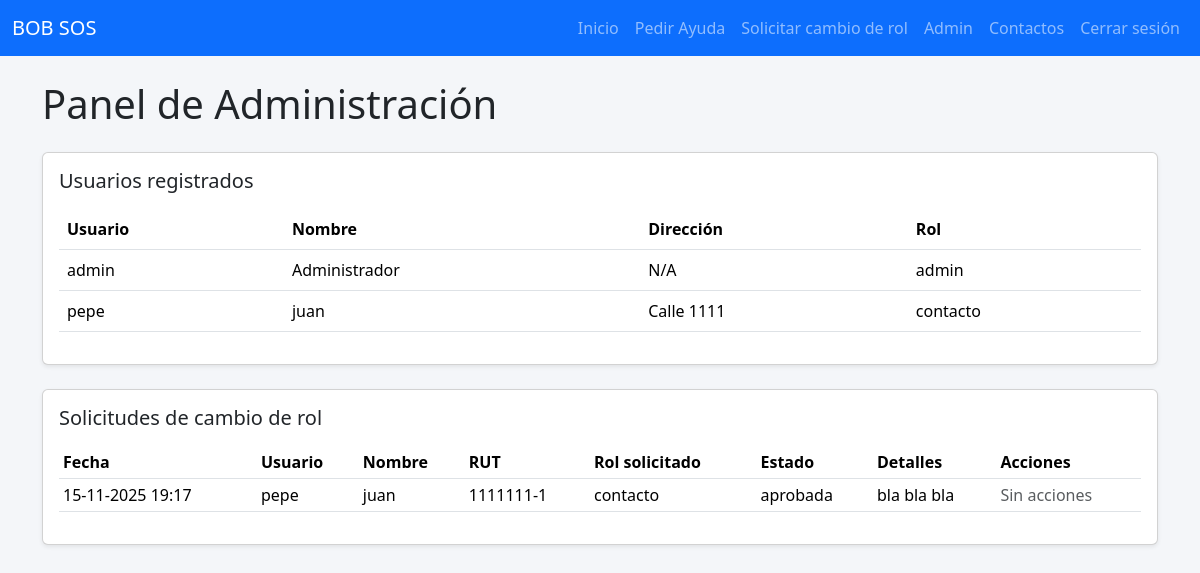
The page /admin (signed in) on the database its author committed.
### tpi2_prototype/app.py (models this page shows, shortened)
class User(UserMixin, db.Model):
    id = db.Column(db.Integer, primary_key=True)
    username = db.Column(db.String(80), unique=True, nullable=False)
    password_hash = db.Column(db.String(128), nullable=False)
    nombre = db.Column(db.String(120), nullable=False)
    direccion = db.Column(db.String(200), nullable=False)
    role = db.Column(db.String(20), nullable=False, default="user")

class RoleRequest(db.Model):
    id = db.Column(db.Integer, primary_key=True)
    user_id = db.Column(db.Integer, db.ForeignKey("user.id"), nullable=False)
    username = db.Column(db.String(80), nullable=False)
    nombre_completo = db.Column(db.String(120), nullable=False)
    rut = db.Column(db.String(20), nullable=False)
    detalles = db.Column(db.Text, nullable=True)
    rol_solicitado = db.Column(db.String(20), nullable=False, default="contacto")
    estado = db.Column(db.String(20), nullable=False, default="pendiente")
    created_at = db.Column(db.DateTime, default=datetime.utcnow)
    user = db.relationship("User", backref="solicitudes_rol")

### tpi2_prototype/app.py (the view)
@app.route("/admin")
@admin_required
def admin_panel():
    usuarios = User.query.all()
    solicitudes = RoleRequest.query.order_by(RoleRequest.created_at.desc()).all()
    return render_template(
        "admin.html",
        usuarios=usuarios,
        solicitudes=solicitudes,
        title="Admin Panel",
    )

### tpi2_prototype/app.py (called while the page is built)
def admin_required(f):
    @wraps(f)
    def decorated_function(*args, **kwargs):
        if not current_user.is_authenticated:
            return redirect(url_for("login"))
        if current_user.role != "admin":
            return abort(403)  # Prohibido
        return f(*args, **kwargs)
    return decorated_function

@login_manager.user_loader
def load_user(user_id):
    return User.query.get(int(user_id))

### tpi2_prototype/templates/admin.html
{% extends "base.html" %}
{% block content %}
<h1 class="mb-4">Panel de Administración</h1>
<div class="card mb-4 shadow-sm">
  <div class="card-body">
    <h5 class="card-title mb-3">Usuarios registrados</h5>
    <table class="table table-hover align-middle">
      <thead>
        <tr>
          <th>Usuario</th>
          <th>Nombre</th>
          <th>Dirección</th>
          <th>Rol</th>
        </tr>
      </thead>
      <tbody>
        {% for u in usuarios %}
        <tr>
          <td>{{ u.username }}</td>
          <td>{{ u.nombre }}</td>
          <td>{{ u.direccion }}</td>
          <td>{{ u.role }}</td>
        </tr>
        {% endfor %}
      </tbody>
    </table>
  </div>
</div>
<div class="card shadow-sm">
  <div class="card-body">
    <h5 class="card-title mb-3">Solicitudes de cambio de rol</h5>
    {% if solicitudes %}
      <table class="table table-sm align-middle">
        <thead>
          <tr>
            <th>Fecha</th>
            <th>Usuario</th>
            <th>Nombre</th>
            <th>RUT</th>
            <th>Rol solicitado</th>
            <th>Estado</th>
            <th>Detalles</th>
            <th>Acciones</th>
          </tr>
        </thead>
        <tbody>
          {% for s in solicitudes %}
          <tr>
            <td>{{ s.created_at.strftime("%d-%m-%Y %H:%M") }}</td>
            <td>{{ s.username }}</td>
            <td>{{ s.nombre_completo }}</td>
            <td>{{ s.rut }}</td>
            <td>{{ s.rol_solicitado }}</td>
            <td>{{ s.estado }}</td>
            <td style="max-width: 250px; white-space: pre-wrap;">{{ s.detalles }}</td>
            <td>
              {% if s.estado == "pendiente" %}
                <form action="/admin/solicitudes/{{ s.id }}/aprobar" method="post" class="d-inline">
                  <button class="btn btn-success btn-sm mb-1">Aprobar</button>
                </form>
                <form action="/admin/solicitudes/{{ s.id }}/rechazar" method="post" class="d-inline">
                  <button class="btn btn-danger btn-sm mb-1">Rechazar</button>
                </form>
              {% else %}
                <span class="text-muted">Sin acciones</span>
              {% endif %}
            </td>
          </tr>
          {% endfor %}
        </tbody>
      </table>
    {% else %}
      <p>No hay solicitudes de cambio de rol por ahora.</p>
    {% endif %}
  </div>
</div>
{% endblock %}

### tpi2_prototype/templates/base.html (shortened to what this page needs)
<!DOCTYPE html>
<html lang="es">
<head>
    <link
        href="https://cdn.jsdelivr.net/npm/bootstrap@5.3.3/dist/css/bootstrap.min.css"
        rel="stylesheet"
    >
</head>
<body style="background:#f4f6f9;">
<nav class="navbar navbar-expand-lg navbar-dark bg-primary">
    <div class="container-fluid">
        <a class="navbar-brand" href="/">BOB SOS</a>
        <div class="collapse navbar-collapse" id="navbarNav">
            <ul class="navbar-nav ms-auto">
                <li class="nav-item"><a class="nav-link" href="/">Inicio</a></li>
                <li class="nav-item"><a class="nav-link" href="/ayuda">Pedir Ayuda</a></li>
                {% if current_user.is_authenticated %}
                    <li class="nav-item">
                        <a class="nav-link" href="/solicitar_cambio_rol">Solicitar cambio de rol</a>
                    </li>
                {% endif %}
                {% if current_user.is_authenticated %}
                    {% if current_user.is_authenticated and current_user.role == "admin" %}
                        <li class="nav-item"><a class="nav-link" href="/admin">Admin</a></li>
                        <li class="nav-item"><a class="nav-link" href="/contactos">Contactos</a></li>
                    {% endif %}
                {% endif %}
                {% if current_user.is_authenticated %}
                    <li class="nav-item"><a class="nav-link" href="/logout">Cerrar sesión</a></li>
                {% else %}
                    <li class="nav-item"><a class="nav-link" href="/login">Iniciar sesión</a></li>
                    <li class="nav-item"><a class="nav-link" href="/register">Registrarse</a></li>
                {% endif %}
            </ul>
        </div>
    </div>
</nav>
<div class="container py-4">
    {% block content %}{% endblock %}
</div>
</body>
</html>

### rows shown on the page
User: username "admin", nombre "Administrador", direccion "N/A", role "admin"
User: username "pepe", nombre "juan", direccion "Calle 1111", role "contacto"
RoleRequest: created_at "15-11-2025 19:17", username "pepe", nombre_completo "juan", rut "1111111-1", rol_solicitado "contacto", estado "aprobada", detalles "bla bla bla", shows "Sin acciones"
